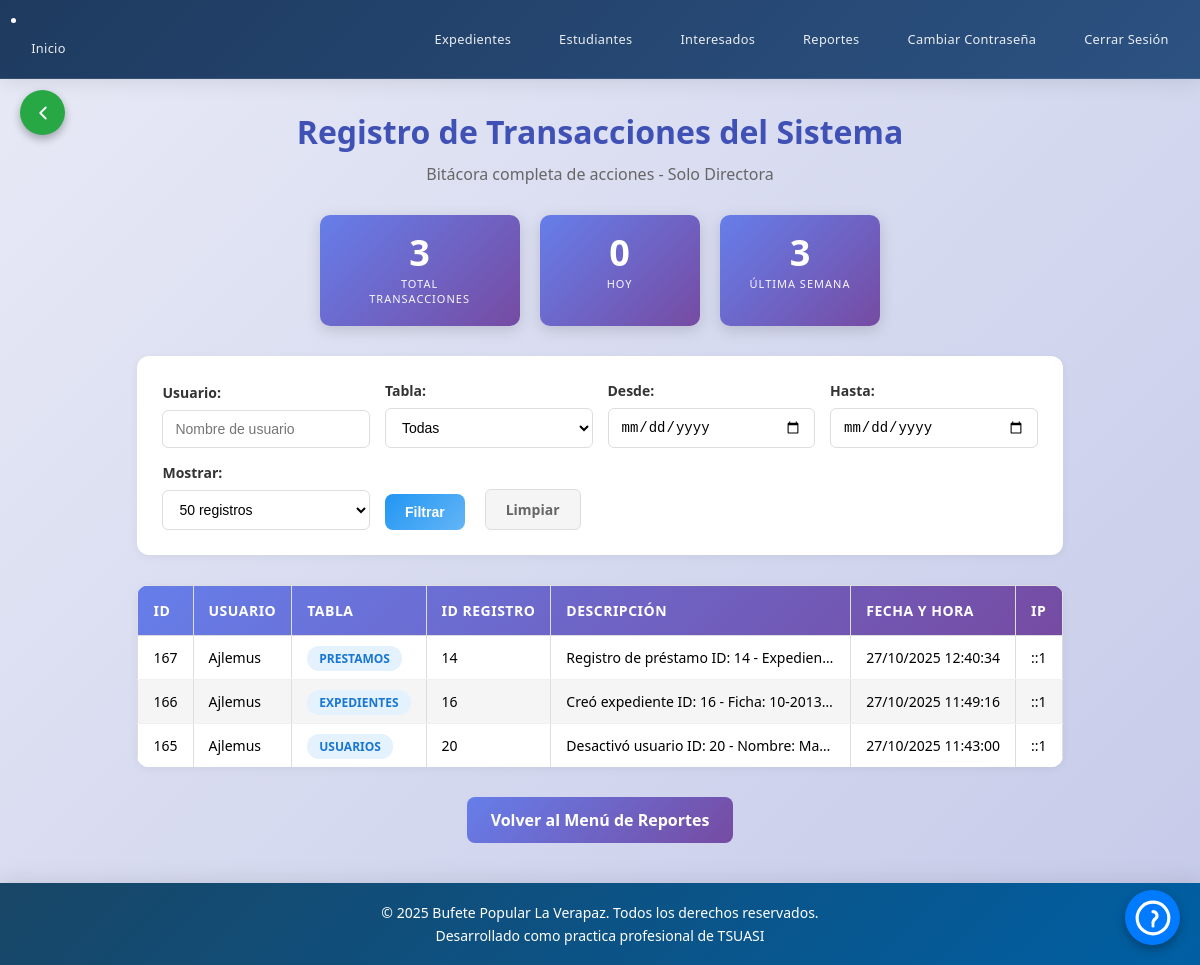
Page /app/reportes/ver_transacciones.php (signed in) on the committed database.
### tables this page shows
CREATE TABLE `transacciones` (
  `id_trans` int(11) NOT NULL AUTO_INCREMENT,
  `id_usuario` int(11) NOT NULL,
  `tabla` varchar(50) NOT NULL,
  `id_registro` varchar(50) NOT NULL,
  `descripcion` text DEFAULT NULL,
  `fecha_hora` datetime NOT NULL DEFAULT current_timestamp(),
  `ip` varchar(15) DEFAULT NULL,
  PRIMARY KEY (`id_trans`),
  KEY `id_usuario` (`id_usuario`),
  CONSTRAINT `transacciones_ibfk_1` FOREIGN KEY (`id_usuario`) REFERENCES `usuarios` (`id_usuario`)
);

CREATE TABLE `usuarios` (
  `id_usuario` int(11) NOT NULL AUTO_INCREMENT,
  `nombre` varchar(50) NOT NULL,
  `apellido` varchar(50) NOT NULL,
  `usuario` varchar(15) NOT NULL,
  `contrasena` varchar(255) NOT NULL,
  `id_rol` int(11) NOT NULL,
  `id_estado` int(11) NOT NULL,
  PRIMARY KEY (`id_usuario`),
  UNIQUE KEY `usuario` (`usuario`),
  KEY `id_rol` (`id_rol`),
  KEY `id_estado` (`id_estado`),
  CONSTRAINT `usuarios_ibfk_1` FOREIGN KEY (`id_rol`) REFERENCES `roles` (`id_rol`),
  CONSTRAINT `usuarios_ibfk_2` FOREIGN KEY (`id_estado`) REFERENCES `estados` (`id_estado`)
);

### app/reportes/ver_transacciones.php (the view, shortened to what this page needs)
<?php
include('../conexion.php');
$usuario_filtro = $_GET['usuario'] ?? '';
$fecha_desde = $_GET['fecha_desde'] ?? '';
$fecha_hasta = $_GET['fecha_hasta'] ?? '';
$limite = isset($_GET['limite']) ? (int)$_GET['limite'] : 10;
$pagina = isset($_GET['pagina']) ? (int)$_GET['pagina'] : 1;
$por_pagina = $limite;
$inicio = ($pagina - 1) * $por_pagina;
$sql = "
    SELECT
        t.id_trans,
        t.id_usuario,
        u.usuario,
        t.tabla,
        t.id_registro,
        t.descripcion,
        t.fecha_hora,
        t.ip
    FROM transacciones t
    LEFT JOIN usuarios u ON t.id_usuario = u.id_usuario
    WHERE 1=1
";
$params = [];
$sql .= " ORDER BY t.fecha_hora DESC LIMIT $inicio, $por_pagina";
$stmt = $conn->prepare($sql);
$stmt->execute($params);
$transacciones = $stmt->fetchAll(PDO::FETCH_ASSOC);
$total_trans = $conn->query("SELECT COUNT(*) FROM transacciones")->fetchColumn();
$trans_hoy = $conn->query("SELECT COUNT(*) FROM transacciones WHERE DATE(fecha_hora) = CURDATE()")->fetchColumn();
$trans_semana = $conn->query("SELECT COUNT(*) FROM transacciones WHERE fecha_hora >= DATE_SUB(NOW(), INTERVAL 7 DAY)")->fetchColumn();
?>
<!DOCTYPE html>
<html lang="es">
<head>
    <link rel="stylesheet" href="style_reportes.css">
    <link rel="stylesheet" href="../css/style.css">
</head>
<body class="reportes-body">
<?php include('../navbar.php'); ?>
<?php include('../boton_ayuda.php'); ?>
<?php include('../boton_volver.php'); ?>
<main>
    <div class="reportes-contenedor">
        <h1 class="reportes-titulo">Registro de Transacciones del Sistema</h1>
        <p class="reportes-subtitulo">Bitácora completa de acciones - Solo Directora</p>
        <div class="estadisticas-grid">
            <div class="stat-card">
                <div class="stat-numero"><?= number_format($total_trans) ?></div>
                <div class="stat-label">Total Transacciones</div>
            </div>
            <div class="stat-card">
                <div class="stat-numero"><?= number_format($trans_hoy) ?></div>
                <div class="stat-label">Hoy</div>
            </div>
            <div class="stat-card">
                <div class="stat-numero"><?= number_format($trans_semana) ?></div>
                <div class="stat-label">Última Semana</div>
            </div>
        </div>
        <form method="GET" class="form-filtros">
            <div class="filtros-row">
                <div class="filtro-item">
                    <label>Usuario:</label>
                    <input type="text" name="usuario" placeholder="Nombre de usuario" value="<?= htmlspecialchars($usuario_filtro) ?>">
                </div>
                <div class="filtro-item">
                    <label>Tabla:</label>
                    <select name="tabla">
                        <option value="">Todas</option>
                    </select>
                </div>
                <div class="filtro-item">
                    <label>Desde:</label>
                    <input type="date" name="fecha_desde" value="<?= htmlspecialchars($fecha_desde) ?>">
                </div>
                <div class="filtro-item">
                    <label>Hasta:</label>
                    <input type="date" name="fecha_hasta" value="<?= htmlspecialchars($fecha_hasta) ?>">
                </div>
                <div class="filtro-item">
                    <label>Mostrar:</label>
                    <select name="limite">
                        <option value="50" <?= $limite == 50 ? 'selected' : '' ?>>50 registros</option>
                    </select>
                </div>
                <div class="filtro-acciones">
                    <button type="submit" class="btn-filtrar">Filtrar</button>
                    <a href="ver_transacciones.php" class="btn-limpiar">Limpiar</a>
                </div>
            </div>
        </form>
        <div class="tabla-wrapper">
            <table class="tabla-transacciones">
                <thead>
                    <tr>
                        <th>ID</th>
                        <th>Usuario</th>
                        <th>Tabla</th>
                        <th>ID Registro</th>
                        <th>Descripción</th>
                        <th>Fecha y Hora</th>
                        <th>IP</th>
                    </tr>
                </thead>
                <tbody>
                    <?php if (empty($transacciones)): ?>
                        <tr>
                            <td colspan="7" style="text-align: center; padding: 30px;">
                                No se encontraron transacciones con los filtros aplicados
                            </td>
                        </tr>
                    <?php else: ?>
                        <?php foreach($transacciones as $trans): ?>
                            <tr>
                                <td><?= $trans['id_trans'] ?></td>
                                <td><?= htmlspecialchars($trans['usuario'] ?? 'N/A') ?></td>
                                <td><span class="badge-tabla"><?= htmlspecialchars($trans['tabla']) ?></span></td>
                                <td><?= htmlspecialchars($trans['id_registro']) ?></td>
                                <td class="descripcion-cell"><?= htmlspecialchars($trans['descripcion']) ?></td>
                                <td><?= date('d/m/Y H:i:s', strtotime($trans['fecha_hora'])) ?></td>
                                <td><?= htmlspecialchars($trans['ip'] ?? 'N/A') ?></td>
                            </tr>
                        <?php endforeach; ?>
                    <?php endif; ?>
                </tbody>
            </table>
        </div>
        <div class="form-acciones" style="margin-top: 30px;">
            <a href="index.php" class="btn-volver">Volver al Menú de Reportes</a>
        </div>
    </div>
</main>
<?php include('../footer.php'); ?>
</body>
</html>

### app/css/style.css (style rules this page uses)
* { box-sizing: border-box;margin: 0;padding: 0; }
main { flex: 1 0 auto;display: flex;flex-direction: column;padding: 20px; }

### rows in the picture
transacciones: id_trans "167", id_usuario.usuario "Ajlemus", tabla "PRESTAMOS", id_registro "14", descripcion "Registro de préstamo ID: 14 - Expedien…", fecha_hora "27/10/2025 12:40:34", ip "::1"
transacciones: id_trans "166", id_usuario.usuario "Ajlemus", tabla "EXPEDIENTES", id_registro "16", descripcion "Creó expediente ID: 16 - Ficha: 10-2013…", fecha_hora "27/10/2025 11:49:16", ip "::1"
transacciones: id_trans "165", id_usuario.usuario "Ajlemus", tabla "USUARIOS", id_registro "20", descripcion "Desactivó usuario ID: 20 - Nombre: Ma…", fecha_hora "27/10/2025 11:43:00", ip "::1"

### other values in the picture
$total_trans "3"
$trans_hoy "0"
$trans_semana "3"
